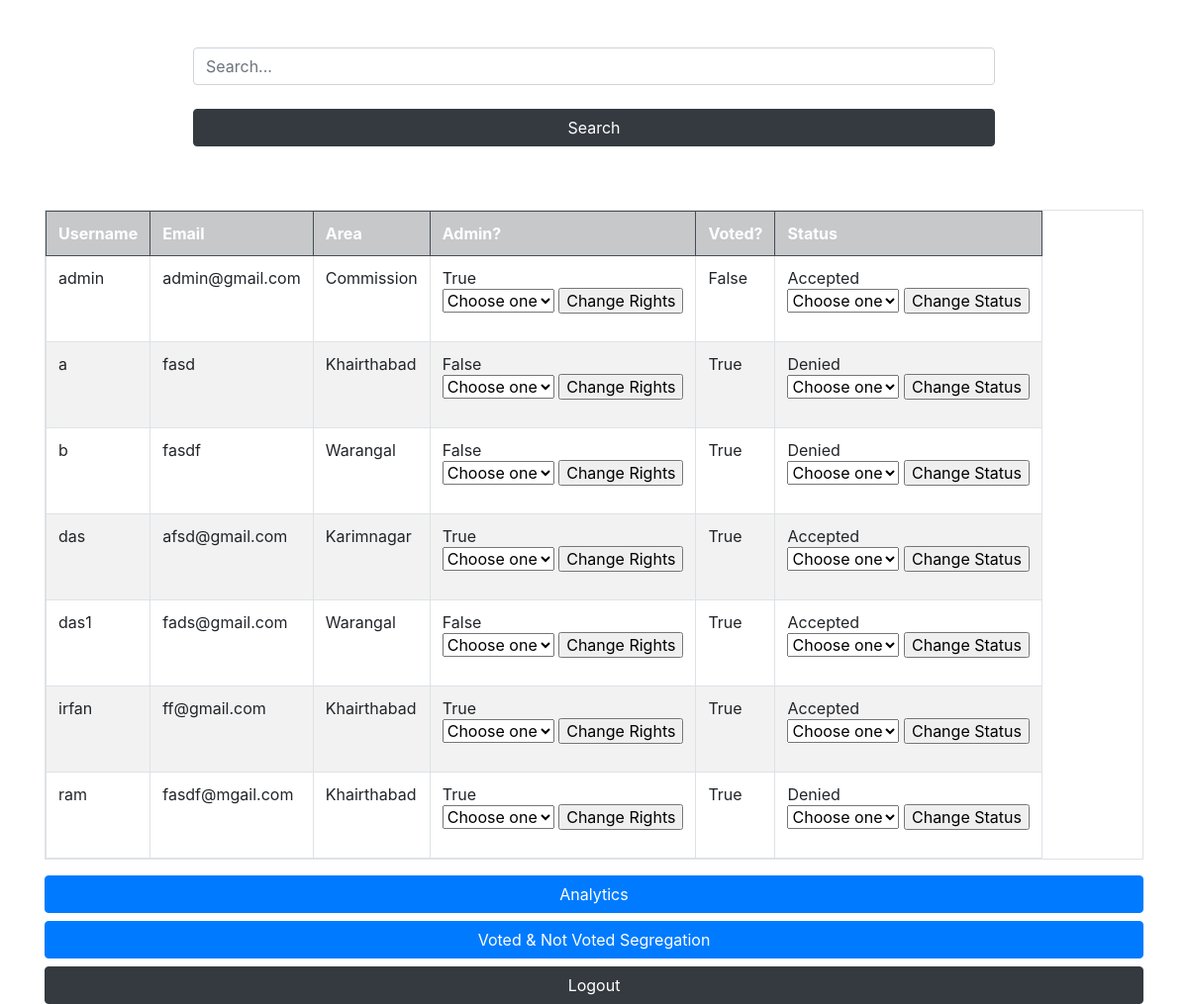
Before: /permissons/ with the older database file.
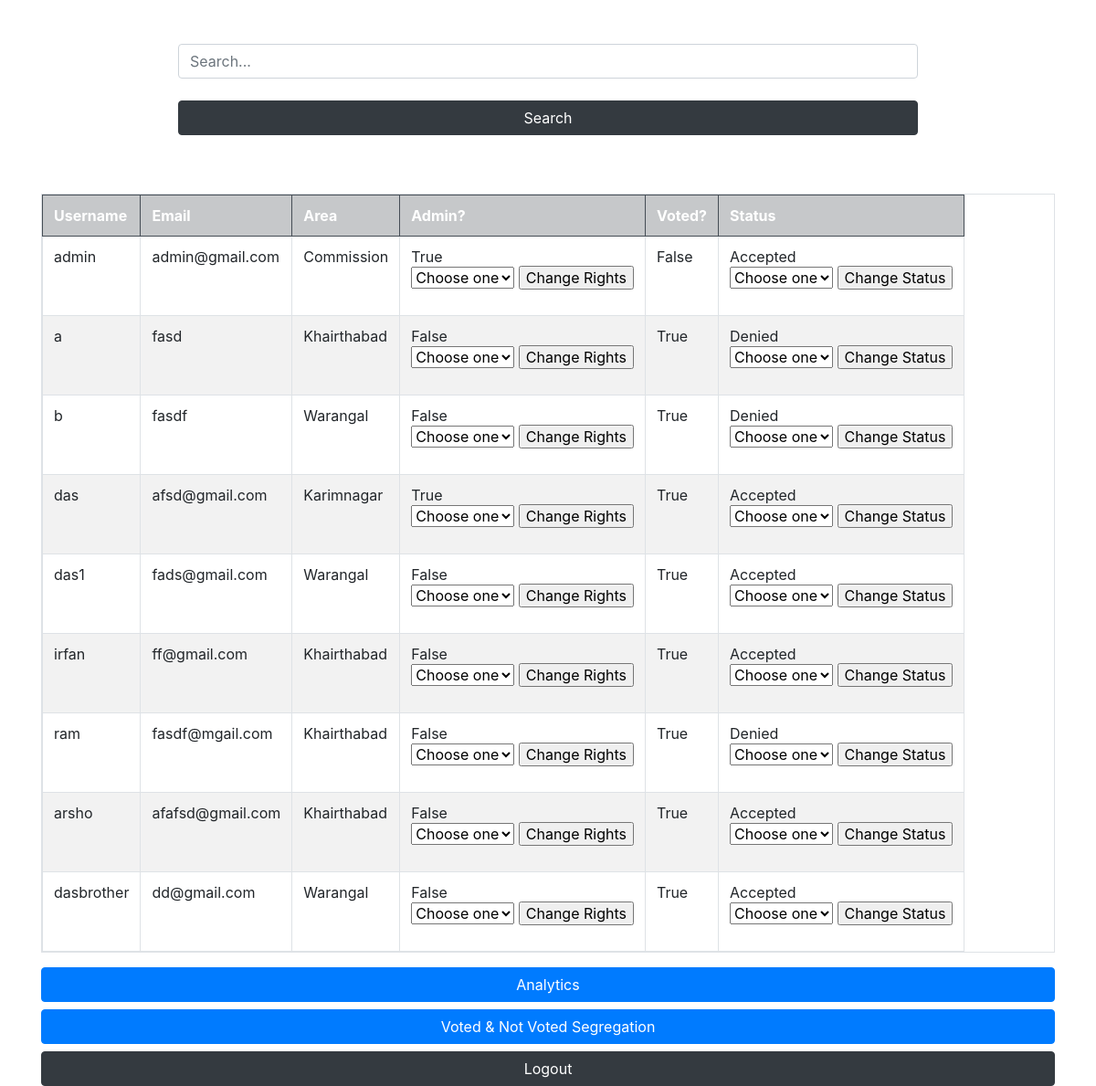
After: the same page with the newer database file.
### voter/models.py (models this page shows, shortened)
class Voter(models.Model):
    PENDING = "Pending"
    ACCEPTED = "Accepted"
    DENIED = "Denied"
    STATUS_CHOICES = (
        (PENDING, "Pending"),(ACCEPTED, "Accepted"),(DENIED, "Denied")
    )
    user       = models.OneToOneField(User, on_delete=models.CASCADE)
    is_admin   = models.BooleanField(default=False)
    is_voted   = models.BooleanField(default=False)
    status     = models.CharField(max_length=10, default=PENDING, choices=STATUS_CHOICES)
    area       = models.ForeignKey(Area, on_delete=models.PROTECT)

class Area(models.Model):
    area = models.CharField(max_length=20)
    area_id = models.IntegerField()
    def __str__(self) -> str:
        return self.area

### voter/views.py (the view)
# urls.py: path('permissons/', views.admin_permissions, name="admin-permissions"),
def admin_permissions(request):
    voter = Voter.objects.select_related('user').all()
    context = {
        'voters': voter,
    }
    return render(request, 'admin-permissions.html', context)

### templates/admin-permissions.html (shortened to what this page needs)
{% include 'base.html' %}
<div class="container" style="width: 70%">
    <form action="{% url 'search' %}" method="post">
        <input class='form-control' type="text" name="search" placeholder="Search...">
        <br>
        <input type="submit" class="btn btn-block btn-dark"value="Search">
    </form>
</div>
<center class="container">
    <table class="table table-striped table-hover table-bordered table-responsive">
        <tr class="table-dark">
          <th>Username</th>
          <th>Email</th>
          <th>Area</th>
          <th>Admin?</th>
          <th>Voted?</th>
          <th>Status</th>
        </tr>
        {% for voter in voters %}
            <tr>
                <td>{{voter.user.username}}</td>
                <td>{{voter.user.email}}</td>
                <td>{{voter.area}}</td>
                <td>
                    {{voter.is_admin}}
                    <br>
                    <form action="{% url 'admin-rights' username=voter.user.username %}" method="post">
                        <select name="admin_rights">
                            <option value="Choose"> Choose one </option>
                        </select>
                        <input type="submit" value="Change Rights">
                    </form>
                </td>
                <td>{{voter.is_voted}}</td>
                <td>
                    {{voter.status}}
                    <br>
                    <form action="{% url 'memeber-status-change' username=voter.user.username %}" method="post">
                        <select name="status_change">
                            <option value="Choose"> Choose one </option>
                        </select>
                        <input type="submit" value="Change Status">
                    </form>
                </td>
            </tr>
        {% endfor %}
    </table>
</center>
<div class="container">
    <a href="{% url 'admin-analytics' %}" class="btn btn-primary btn-block">Analytics</a>
    <a href="{% url 'admin-segregation' %}" class="btn btn-primary btn-block">Voted & Not Voted Segregation</a>
    <a href="{% url 'logoutt' %}" class="btn btn-block btn-dark">Logout</a>
</div>

### templates/base.html (shortened to what this page needs)
{% load static %}
 <link rel="stylesheet" href="https://cdn.jsdelivr.net/npm/bootstrap@4.4.1/dist/css/bootstrap.min.css">

Changed rows visible on the page:
changed Voter "irfan": is_admin "True" → "False"
changed Voter "ram": is_admin "True" → "False"
added Voter: user.username "arsho", user.email "afafsd@gmail.com", area "Khairthabad", is_admin "False", is_voted "True", status "Accepted"
added Voter: user.username "dasbrother", user.email "dd@gmail.com", area "Warangal", is_admin "False", is_voted "True", status "Accepted"
